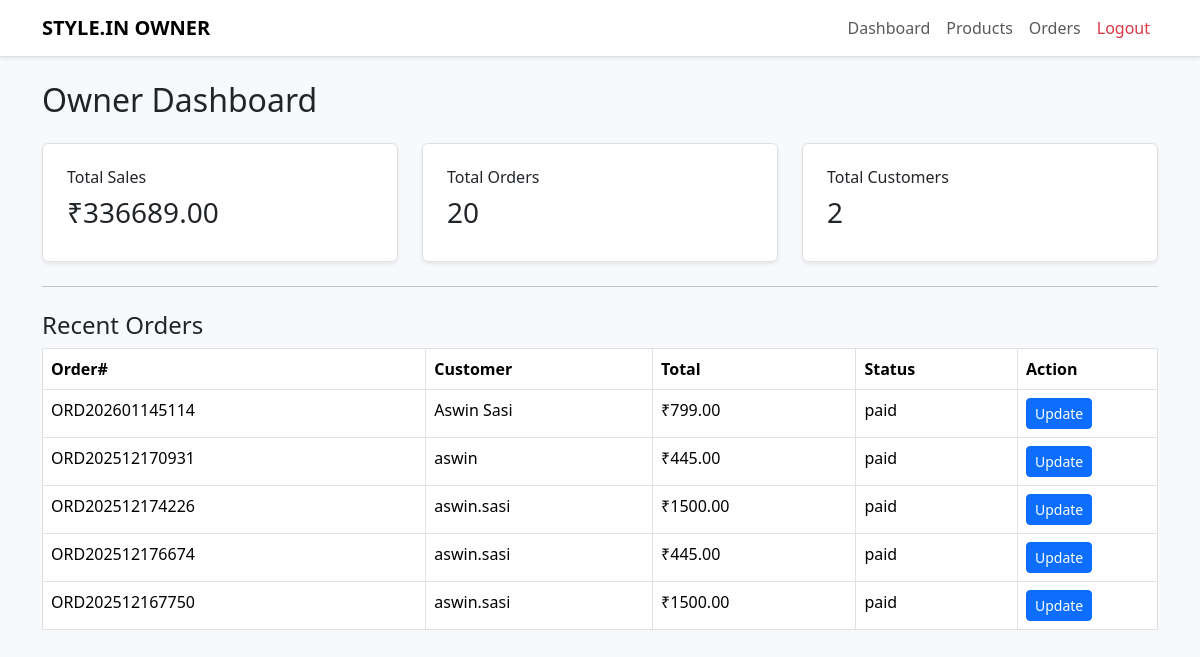
The app's page /owner/ (signed in), older data.
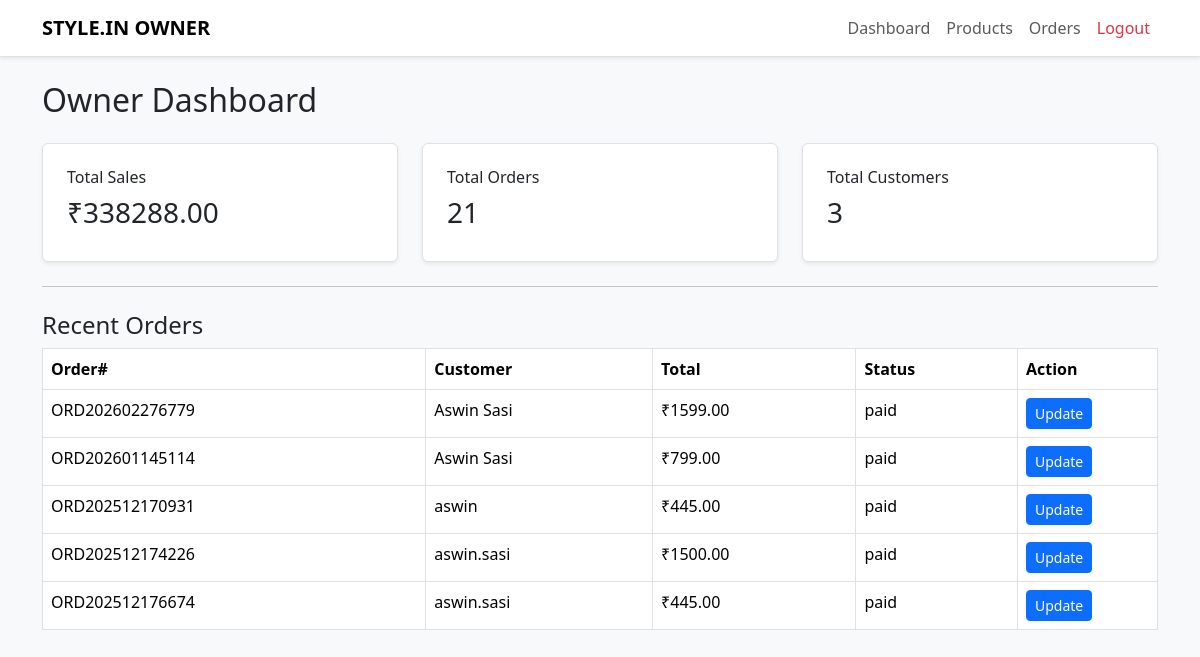
The same page, newer data.
### store/models.py (models this page shows, shortened)
class Order(models.Model):
    STATUS_CHOICES = [
        ('pending', 'Pending'),
        ('packed', 'Packed'),
        ('shipped', 'Shipped'),
        ('out_for_delivery', 'Out for Delivery'),
        ('delivered', 'Delivered'),
        ('cancelled', 'Cancelled'),
    ]
    id = models.UUIDField(primary_key=True, default=uuid.uuid4, editable=False)
    user = models.ForeignKey(User, on_delete=models.SET_NULL, null=True, blank=True)
    order_number = models.CharField(max_length=32, unique=True)
    customer_name = models.CharField(max_length=255)
    customer_email = models.EmailField()
    customer_phone = models.CharField(max_length=50)
    shipping_address = models.TextField()
    total_amount = models.DecimalField(max_digits=12, decimal_places=2)
    payment_method = models.CharField(max_length=50, default='cod')
    status = models.CharField(max_length=20, choices=STATUS_CHOICES, default='pending')
    cancel_reason = models.CharField(max_length=255, blank=True, null=True)
    created_at = models.DateTimeField(default=timezone.now)
    updated_at = models.DateTimeField(auto_now=True)

### owner/views.py (the view)
    def wrapper(request, *args, **kwargs):
        if not request.user.is_authenticated or request.user.email != OWNER_EMAIL:
            return redirect("store:home")
        return function(request, *args, **kwargs)

### owner/views.py (called while the page is built)
def owner_only(function):
    def wrapper(request, *args, **kwargs):
        if not request.user.is_authenticated or request.user.email != OWNER_EMAIL:
            return redirect("store:home")
        return function(request, *args, **kwargs)
    return wrapper

@login_required
@owner_only
def dashboard(request):
    orders = Order.objects.all()
    total_sales = sum(o.total_amount for o in orders)
    total_orders = orders.count()
    total_customers = Order.objects.values("customer_email").distinct().count()
    recent_orders = orders.order_by("-created_at")[:5]
    return render(request, "owner/dashboard.html", {
        "total_sales": total_sales,
        "total_orders": total_orders,
        "total_customers": total_customers,
        "recent_orders": recent_orders
    })

### owner/templates/owner/dashboard.html
{% extends "owner/base_owner.html" %}
{% block content %}
<h2 class="mb-4">Owner Dashboard</h2>
<div class="row g-4">
    <div class="col-md-4">
        <div class="p-4 rounded border bg-white shadow-sm">
            <h6>Total Sales</h6>
            <h3>₹{{ total_sales }}</h3>
        </div>
    </div>
    <div class="col-md-4">
        <div class="p-4 rounded border bg-white shadow-sm">
            <h6>Total Orders</h6>
            <h3>{{ total_orders }}</h3>
        </div>
    </div>
    <div class="col-md-4">
        <div class="p-4 rounded border bg-white shadow-sm">
            <h6>Total Customers</h6>
            <h3>{{ total_customers }}</h3>
        </div>
    </div>
</div>
<hr class="my-4">
<h4>Recent Orders</h4>
<table class="table table-bordered bg-white">
    <thead>
        <tr>
            <th>Order#</th>
            <th>Customer</th>
            <th>Total</th>
            <th>Status</th>
            <th width="140">Action</th>
        </tr>
    </thead>
    <tbody>
    {% for o in recent_orders %}
        <tr>
            <td>{{ o.order_number }}</td>
            <td>{{ o.customer_name }}</td>
            <td>₹{{ o.total_amount }}</td>
            <td>{{ o.status }}</td>
            <td>
                <a href="{% url 'owner:update_order' o.id %}" class="btn btn-sm btn-primary">Update</a>
            </td>
        </tr>
    {% empty %}
        <tr><td colspan="5" class="text-center">No recent orders.</td></tr>
    {% endfor %}
    </tbody>
</table>
{% endblock %}

### owner/templates/owner/base_owner.html (shortened to what this page needs)
<!DOCTYPE html>
<html>
<head>
    <link href="https://cdn.jsdelivr.net/npm/bootstrap@5.3.2/dist/css/bootstrap.min.css" rel="stylesheet">
</head>
<body class="bg-light">
<nav class="navbar navbar-expand-lg navbar-light bg-white border-bottom shadow-sm">
    <div class="container">
        <a class="navbar-brand fw-bold" href="#">STYLE.IN OWNER</a>
        <ul class="navbar-nav ms-auto">
            <li class="nav-item"><a class="nav-link" href="{% url 'owner:dashboard' %}">Dashboard</a></li>
            <li class="nav-item"><a class="nav-link" href="{% url 'owner:products' %}">Products</a></li>
            <li class="nav-item"><a class="nav-link" href="{% url 'owner:orders' %}">Orders</a></li>
            <li class="nav-item"><a class="nav-link text-danger" href="{% url 'logout' %}">Logout</a></li>
        </ul>
    </div>
</nav>
<div class="container py-4">
    {% block content %}{% endblock %}
</div>
</body>
</html>

Row changes from the older to the newer data that the page shows:
no longer on this page (row unchanged): Order: order_number "ORD202512167750", customer_name "aswin.sasi", total_amount "1500.00", status "paid"
added Order: order_number "ORD202602276779", customer_name "Aswin Sasi", total_amount "1599.00", status "paid"
Text that changed along with them:
{{ total_sales }}: "336689.00" → "338288.00"
{{ total_orders }}: "20" → "21"
{{ total_customers }}: "2" → "3"
